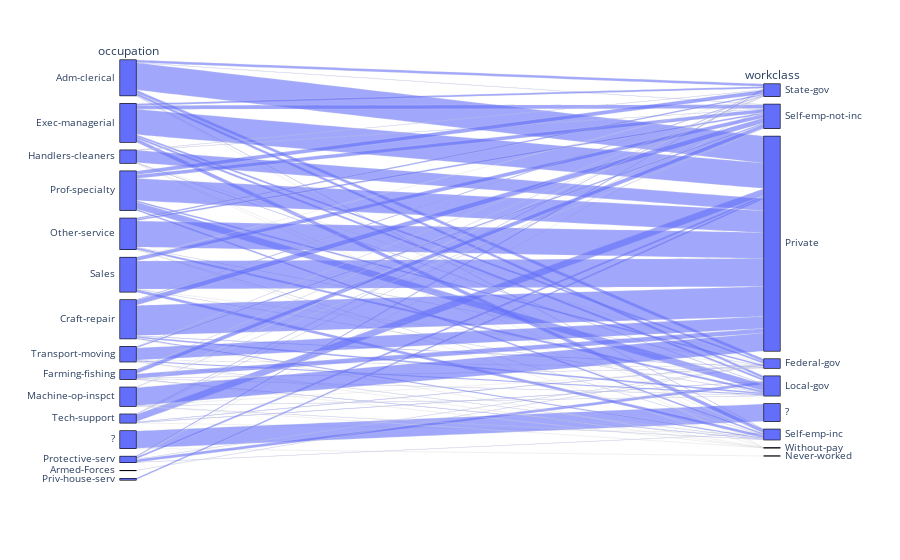

Notebook code for this chart:
### Code cell
px.parallel_categories(df, dimensions=['occupation','workclass'])

### Figure 1 — Plotly figure (JSON) as saved in the notebook; plotly's stock layout.template omitted (floating-point values rounded to 4 significant figures; data arrays with more than 128 entries replaced by an {"elided": "..."} marker saying what was removed)
{"data": [{"dimensions": [{"label": "occupation", "values": {"elided": "32561 str values"}}, {"label": "workclass", "values": {"elided": "32561 str values"}}], "domain": {"x": [0, 1], "y": [0, 1]}, "name": "", "type": "parcats"}], "layout": {"legend": {"tracegroupgap": 0}, "margin": {"t": 60}}}
